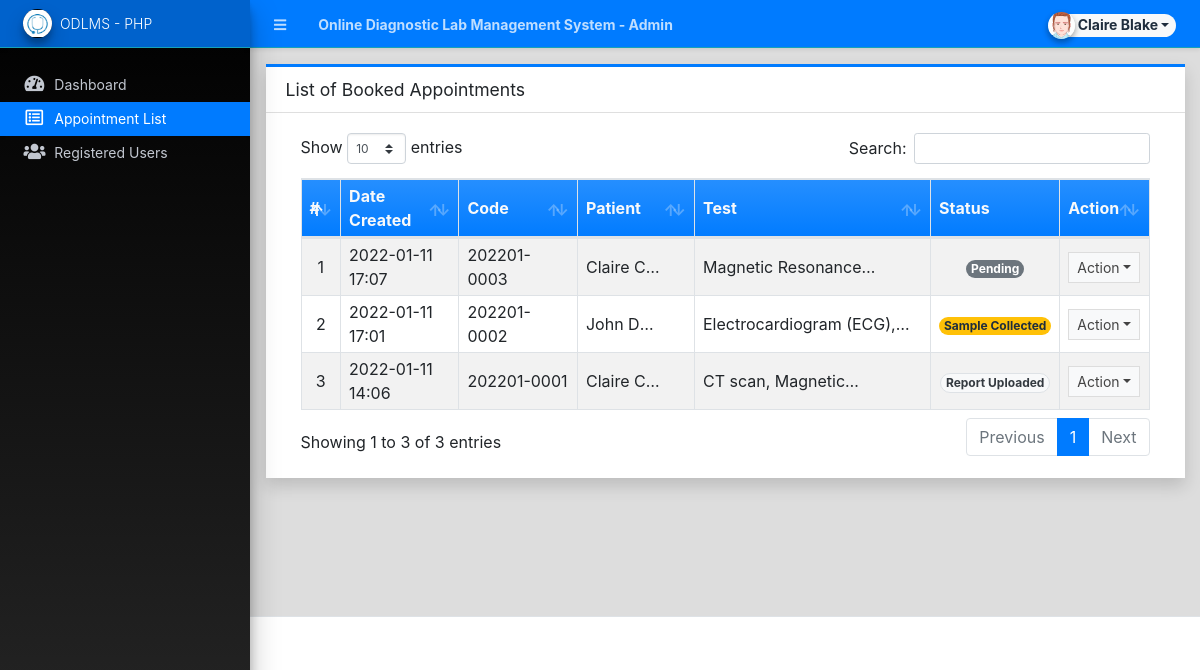
The page /admin/?page=appointments (signed in) on the database its author committed.
### tables this page shows
CREATE TABLE `appointment_list` (
  `id` int(30) NOT NULL,
  `code` varchar(100) NOT NULL,
  `schedule` datetime NOT NULL,
  `client_id` int(30) NOT NULL,
  `prescription_path` text NOT NULL,
  `status` tinyint(1) NOT NULL DEFAULT 0,
  `date_created` datetime NOT NULL DEFAULT current_timestamp(),
  `date_updated` datetime DEFAULT NULL ON UPDATE current_timestamp()
);

### config.php (called while the page is built, shortened)
<?php
require_once('classes/DBConnection.php');
require_once('classes/SystemSettings.php');
function validate_image($file){
	if(!empty($file)){
        $ex = explode('?',$file);
        $file = $ex[0];
        $param =  isset($ex[1]) ? '?'.$ex[1]  : '';
		if(is_file(base_app.$file)){
			return base_url.$file.$param;
		}else{
			return base_url.'dist/img/no-image-available.png';
		}
	}else{
		return base_url.'dist/img/no-image-available.png';
	}
}
function isMobileDevice(){
    $aMobileUA = array(
        '/iphone/i' => 'iPhone',
        '/ipod/i' => 'iPod',
        '/ipad/i' => 'iPad',
        '/android/i' => 'Android',
        '/blackberry/i' => 'BlackBerry',
        '/webos/i' => 'Mobile'
    );
    return false;
}
?>

### classes/DBConnection.php (called while the page is built, shortened)
<?php
class DBConnection{
    private $host = DB_SERVER;
    private $username = DB_USERNAME;
    private $password = DB_PASSWORD;
    private $database = DB_NAME;
    public $conn;
    public function __construct(){
        if (!isset($this->conn)) {
            $this->conn = new mysqli($this->host, $this->username, $this->password, $this->database);
        }
    }
}
?>

### classes/SystemSettings.php (called while the page is built, shortened)
<?php
class SystemSettings extends DBConnection{
	function userdata($field = ''){
		if(!empty($field)){
			if(isset($_SESSION['userdata'][$field]))
				return $_SESSION['userdata'][$field];
			else
				return null;
		}else{
			return false;
		}
	}
	function info($field=''){
		if(!empty($field)){
			if(isset($_SESSION['system_info'][$field]))
				return $_SESSION['system_info'][$field];
			else
				return false;
		}else{
			return false;
		}
	}
}
$_settings = new SystemSettings();
?>

### admin/appointments/index.php (the view, shortened to what this page needs)
<div class="card card-outline card-primary rounded-0 shadow">
	<div class="card-header">
		<h3 class="card-title">List of Booked Appointments</h3>
	</div>
	<div class="card-body">
		<div class="container-fluid">
        <div class="container-fluid">
			<table class="table table-bordered table-hover table-striped">
				<colgroup>
					<col width="5%">
					<col width="15%">
					<col width="15%">
					<col width="15%">
					<col width="30%">
					<col width="10%">
					<col width="10%">
				</colgroup>
				<thead>
					<tr class="bg-gradient-primary text-light">
						<th>#</th>
						<th>Date Created</th>
						<th>Code</th>
						<th>Patient</th>
						<th>Test</th>
						<th>Status</th>
						<th>Action</th>
					</tr>
				</thead>
				<tbody>
					<?php
						$i = 1;
						$patient_arr = [];
						$patients = $conn->query("SELECT *,CONCAT(firstname,' ',middlename,' ', lastname) as fullname FROM `client_list` where id in (SELECT client_id FROM `appointment_list`)");
						if($patients->num_rows > 0){
							$res = $patients->fetch_all(MYSQLI_ASSOC);
							$patient_arr = array_column($res,'fullname','id');
						}
						$qry = $conn->query("SELECT * from `appointment_list` order by unix_timestamp(date_created) desc ");
						while($row = $qry->fetch_assoc()):
                            $tests = $conn->query("SELECT * FROM `test_list` where id in (SELECT test_id FROM `appointment_test_list` where appointment_id = '{$row['id']}')");
                            $test = "N/A";
                            if($tests->num_rows > 0){
                                $res = $tests->fetch_all(MYSQLI_ASSOC);
                                $test_arr = array_column($res,'name');
                                $test = implode(", ",$test_arr);
                            }
					?>
						<tr>
							<td class="text-center"><?php echo $i++; ?></td>
							<td class=""><?php echo date("Y-m-d H:i",strtotime($row['date_created'])) ?></td>
							<td class=""><?= $row['code'] ?></td>
							<td class=""><p class="m-0 truncate-1"><?= isset($patient_arr[$row['client_id']]) ? $patient_arr[$row['client_id']] : 'N/A' ?></p></td>
							<td class=""><p class="m-0 truncate-1"><?= $test ?></p></td>
							<td class="text-center">
								<?php
									switch ($row['status']){
										case 0:
											echo '<span class="rounded-pill badge badge-secondary ">Pending</span>';
											break;
                                        case 2:
                                            echo '<span class="rounded-pill badge badge-warning ">Sample Collected</span>';
                                            break;
										case 6:
											echo '<span class="rounded-pill badge-light badge border text-dark ">Report Uploaded</span>';
											break;
									}
								?>
							</td>
							<td align="center">
								 <button type="button" class="btn btn-flat btn-default btn-sm dropdown-toggle dropdown-icon" data-toggle="dropdown">
				                  		Action
				                  </button>
							</td>
						</tr>
					<?php endwhile; ?>
				</tbody>
			</table>
		</div>
		</div>
	</div>
</div>

### admin/index.php (shortened to what this page needs)
<?php require_once('../config.php'); ?>
 <!DOCTYPE html>
<html lang="en" class="" style="height: auto;">
<?php require_once('inc/header.php') ?>
  <body class="sidebar-mini layout-fixed control-sidebar-slide-open layout-navbar-fixed sidebar-mini-md sidebar-mini-xs" data-new-gr-c-s-check-loaded="14.991.0" data-gr-ext-installed="" style="height: auto;">
    <div class="wrapper">
     <?php require_once('inc/topBarNav.php') ?>
     <?php require_once('inc/navigation.php') ?>
     <?php $page = isset($_GET['page']) ? $_GET['page'] : 'home';  ?>
      <div class="content-wrapper pt-3" style="min-height: 567.854px;">
        <section class="content ">
          <div class="container-fluid">
            <?php
              if(!file_exists($page.".php") && !is_dir($page)){
                  include '404.html';
              }else{
                if(is_dir($page))
                  include $page.'/index.php';
                else
                  include $page.'.php';
              }
            ?>
          </div>
        </section>
      </div>
      <?php require_once('inc/footer.php') ?>
  </body>
</html>

### admin/inc/header.php (shortened to what this page needs)
<head>
    <link rel="stylesheet" href="<?php echo base_url ?>plugins/fontawesome-free/css/all.min.css">
    <link rel="stylesheet" href="<?php echo base_url ?>plugins/tempusdominus-bootstrap-4/css/tempusdominus-bootstrap-4.min.css">
  <link rel="stylesheet" href="<?php echo base_url ?>plugins/datatables-bs4/css/dataTables.bootstrap4.min.css">
  <link rel="stylesheet" href="<?php echo base_url ?>plugins/datatables-responsive/css/responsive.bootstrap4.min.css">
  <link rel="stylesheet" href="<?php echo base_url ?>plugins/datatables-buttons/css/buttons.bootstrap4.min.css">
  <link rel="stylesheet" href="<?php echo base_url ?>plugins/select2/css/select2.min.css">
  <link rel="stylesheet" href="<?php echo base_url ?>plugins/select2-bootstrap4-theme/select2-bootstrap4.min.css">
    <link rel="stylesheet" href="<?php echo base_url ?>plugins/icheck-bootstrap/icheck-bootstrap.min.css">
    <link rel="stylesheet" href="<?php echo base_url ?>plugins/jqvmap/jqvmap.min.css">
    <link rel="stylesheet" href="<?php echo base_url ?>plugins/fullcalendar/main.css">
    <link rel="stylesheet" href="<?php echo base_url ?>dist/css/adminlte.css">
    <link rel="stylesheet" href="<?php echo base_url ?>dist/css/custom.css">
    <link rel="stylesheet" href="<?php echo base_url ?>plugins/overlayScrollbars/css/OverlayScrollbars.min.css">
    <link rel="stylesheet" href="<?php echo base_url ?>plugins/daterangepicker/daterangepicker.css">
    <link rel="stylesheet" href="<?php echo base_url ?>plugins/summernote/summernote-bs4.min.css">
  <link rel="stylesheet" href="<?php echo base_url ?>plugins/sweetalert2-theme-bootstrap-4/bootstrap-4.min.css">
  </head>

### admin/inc/topBarNav.php (shortened to what this page needs)
<nav class="main-header navbar navbar-expand navbar-dark border  border-info border-top-0  border-left-0 border-right-0 text-sm shadow-sm bg-primary">
  <ul class="navbar-nav">
    <li class="nav-item">
    <a class="nav-link" data-widget="pushmenu" href="#" role="button"><i class="fas fa-bars"></i></a>
    </li>
    <li class="nav-item d-none d-sm-inline-block">
      <a href="<?php echo base_url ?>" class="nav-link"><b><?php echo (!isMobileDevice()) ? $_settings->info('name'):$_settings->info('short_name'); ?> - Admin</b></a>
    </li>
  </ul>
  <ul class="navbar-nav ml-auto">
    <li class="nav-item">
      <div class="btn-group nav-link">
            <button type="button" class="btn btn-rounded badge badge-light dropdown-toggle dropdown-icon" data-toggle="dropdown">
              <span><img src="<?php echo validate_image($_settings->userdata('avatar')) ?>" class="img-circle elevation-2 user-img" alt="User Image"></span>
              <span class="ml-3"><?php echo ucwords($_settings->userdata('firstname').' '.$_settings->userdata('lastname')) ?></span>
            </button>
        </div>
    </li>
  </ul>
</nav>

### admin/inc/navigation.php (shortened to what this page needs)
<aside class="main-sidebar sidebar-dark-primary elevation-4 sidebar-no-expand bg-gradient-black">
  <a href="<?php echo base_url ?>admin" class="brand-link bg-transparent text-sm border-info shadow-sm bg-primary">
  <img src="<?php echo validate_image($_settings->info('logo'))?>" alt="Store Logo" class="brand-image img-circle elevation-3 bg-black" style="width: 1.8rem;height: 1.8rem;max-height: unset;object-fit:scale-down;object-position:center center">
  <span class="brand-text font-weight-light"><?php echo $_settings->info('short_name') ?></span>
  </a>
  <div class="sidebar os-host os-theme-light os-host-overflow os-host-overflow-y os-host-resize-disabled os-host-transition os-host-scrollbar-horizontal-hidden">
    <div class="os-content-glue" style="margin: 0px -8px; width: 249px; height: 646px;"></div>
    <div class="os-padding">
      <div class="os-viewport os-viewport-native-scrollbars-invisible" style="overflow-y: scroll;">
        <div class="os-content" style="padding: 0px 8px; height: 100%; width: 100%;">
          <nav class="mt-4">
             <ul class="nav nav-pills nav-sidebar flex-column text-sm nav-compact nav-flat nav-child-indent nav-collapse-hide-child" data-widget="treeview" role="menu" data-accordion="false">
              <li class="nav-item dropdown">
                <a href="./" class="nav-link nav-home">
                  <i class="nav-icon fas fa-tachometer-alt"></i>
                  <p>
                    Dashboard
                  </p>
                </a>
              </li>
              <li class="nav-item">
                <a href="<?php echo base_url ?>admin/?page=appointments" class="nav-link nav-appointments">
                  <i class="nav-icon far fa-list-alt"></i>
                  <p>
                    Appointment List
                  </p>
                </a>
              </li>
              <li class="nav-item">
                <a href="<?php echo base_url ?>admin/?page=clients" class="nav-link nav-clients">
                  <i class="nav-icon fas fa-users"></i>
                  <p>
                    Registered Users
                  </p>
                </a>
              </li>
            </ul>
          </nav>
        </div>
      </div>
    </div>
  </div>
</aside>

### admin/inc/footer.php (shortened to what this page needs)
<footer class="main-footer text-sm">

### admin/inc/topBarNav.php (style rules this page uses)
.user-img { position: absolute; height: 27px; width: 27px; object-fit: cover; left: -7%; top: -12%; }
.btn-rounded { border-radius: 50px; }

### rows shown on the page
appointment_list: date_created "2022-01-11 17:07", code "202201-0003", client "Claire…", test "Magnetic…", status "Pending"
appointment_list: date_created "2022-01-11 17:01", code "202201-0002", client "John…", test "Electrocardiogram…", status "Sample Collected"
appointment_list: date_created "2022-01-11 14:06", code "202201-0001", client "Claire…", test "CT scan,…", status "Report Uploaded"

### other values the page prints
$_settings->info('name') "Online Diagnostic Lab Management System"
$_settings->userdata('firstname').' '.$_settings->userdata('lastname') "Claire Blake"
$_settings->info('short_name') "ODLMS - PHP"
